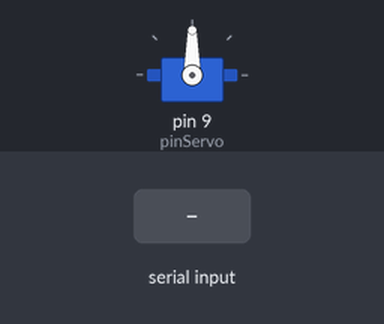
The sketch below on a simulated Arduino Uno, built with avr-gcc and run on an emulated ATmega328P. Shown: servo. The test bench sets the inputs (shaded band).

Above: at 1.2 s.
1.3 s: "i" received over Serial
At 1.7 s:
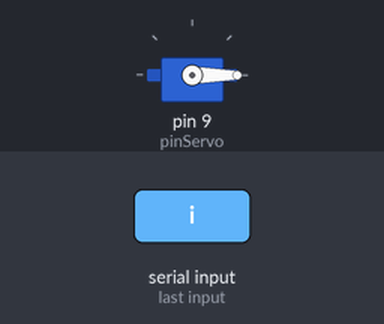
2.8 s: "d" received over Serial
At 4.0 s:
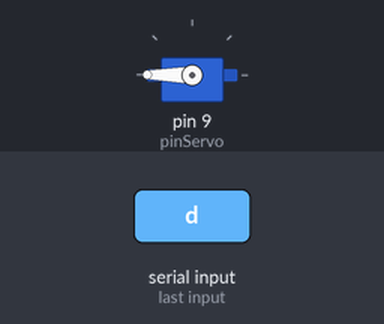
Timing chart, 0 to 5.8 s (numbered marks = the images above; inputs shaded):
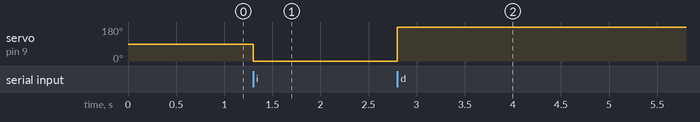

Measured:
- after the input at 1.3 s, servo on pin 9 (pinServo): 90° → 0° at once
- after the input at 2.8 s, servo on pin 9 (pinServo): 0° → 180° at once

The sketch:

moverservoconrostro.ino
```cpp
#include <Servo.h>
Servo myservo;

int pinServo = 9;
void setup() {
  Serial.begin(9600);
  myservo.attach(pinServo);
}

void loop(){


  char caracter = Serial.read();
  if (caracter=='i'){
   myservo.write(0);
  }
  if (caracter=='d'){
   myservo.write(180);//90
  }

}
```
